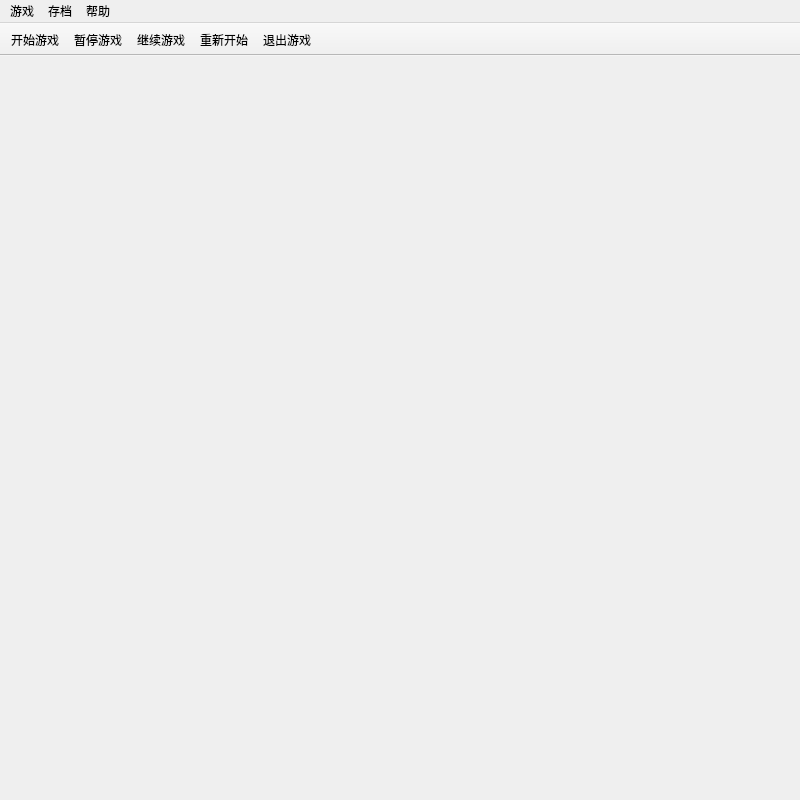
<?xml version="1.0" encoding="UTF-8"?>
<ui version="4.0">
 <class>GameWindow</class>
 <widget class="QMainWindow" name="GameWindow">
  <property name="geometry">
   <rect>
    <x>0</x>
    <y>0</y>
    <width>800</width>
    <height>800</height>
   </rect>
  </property>
  <property name="sizePolicy">
   <sizepolicy hsizetype="Preferred" vsizetype="Preferred">
    <horstretch>0</horstretch>
    <verstretch>0</verstretch>
   </sizepolicy>
  </property>
  <property name="minimumSize">
   <size>
    <width>800</width>
    <height>800</height>
   </size>
  </property>
  <property name="maximumSize">
   <size>
    <width>1200</width>
    <height>1200</height>
   </size>
  </property>
  <property name="windowTitle">
   <string>GameWindow</string>
  </property>
  <widget class="QWidget" name="centralwidget">
   <property name="minimumSize">
    <size>
     <width>1000</width>
     <height>1000</height>
    </size>
   </property>
   <property name="maximumSize">
    <size>
     <width>1000</width>
     <height>1000</height>
    </size>
   </property>
   <layout class="QHBoxLayout" name="horizontalLayout"/>
  </widget>
  <widget class="QMenuBar" name="menubar">
   <property name="geometry">
    <rect>
     <x>0</x>
     <y>0</y>
     <width>800</width>
     <height>26</height>
    </rect>
   </property>
   <widget class="QMenu" name="menu">
    <property name="title">
     <string>游戏</string>
    </property>
    <addaction name="actionStart"/>
    <addaction name="separator"/>
    <addaction name="actionPause"/>
    <addaction name="actionContinue"/>
    <addaction name="separator"/>
    <addaction name="actionRestart"/>
    <addaction name="separator"/>
    <addaction name="actionExit"/>
   </widget>
   <widget class="QMenu" name="menu_2">
    <property name="title">
     <string>帮助</string>
    </property>
    <addaction name="actionView_Help"/>
    <addaction name="separator"/>
    <addaction name="actionAbout"/>
   </widget>
   <widget class="QMenu" name="menu_3">
    <property name="title">
     <string>存档</string>
    </property>
    <addaction name="actionSave"/>
    <addaction name="actionLoad"/>
   </widget>
   <addaction name="menu"/>
   <addaction name="menu_3"/>
   <addaction name="menu_2"/>
  </widget>
  <widget class="QToolBar" name="toolBar">
   <property name="windowTitle">
    <string>toolBar</string>
   </property>
   <property name="movable">
    <bool>false</bool>
   </property>
   <attribute name="toolBarArea">
    <enum>TopToolBarArea</enum>
   </attribute>
   <attribute name="toolBarBreak">
    <bool>false</bool>
   </attribute>
   <addaction name="actionStart"/>
   <addaction name="actionPause"/>
   <addaction name="actionContinue"/>
   <addaction name="actionRestart"/>
   <addaction name="actionExit"/>
  </widget>
  <action name="actionStart">
   <property name="icon">
    <iconset resource="icons.qrc">
     <normaloff>:/game/icons/play.png</normaloff>:/game/icons/play.png</iconset>
   </property>
   <property name="text">
    <string>开始游戏</string>
   </property>
  </action>
  <action name="actionPause">
   <property name="icon">
    <iconset resource="icons.qrc">
     <normaloff>:/game/icons/pause.png</normaloff>:/game/icons/pause.png</iconset>
   </property>
   <property name="text">
    <string>暂停游戏</string>
   </property>
  </action>
  <action name="actionContinue">
   <property name="icon">
    <iconset resource="icons.qrc">
     <normaloff>:/game/icons/resume.png</normaloff>:/game/icons/resume.png</iconset>
   </property>
   <property name="text">
    <string>继续游戏</string>
   </property>
  </action>
  <action name="actionRestart">
   <property name="icon">
    <iconset resource="icons.qrc">
     <normaloff>:/game/icons/restart.png</normaloff>:/game/icons/restart.png</iconset>
   </property>
   <property name="text">
    <string>重新开始</string>
   </property>
  </action>
  <action name="actionSave">
   <property name="icon">
    <iconset resource="icons.qrc">
     <normaloff>:/save/icons/save.png</normaloff>:/save/icons/save.png</iconset>
   </property>
   <property name="text">
    <string>保存游戏</string>
   </property>
  </action>
  <action name="actionLoad">
   <property name="icon">
    <iconset resource="icons.qrc">
     <normaloff>:/save/icons/loadfile.png</normaloff>:/save/icons/loadfile.png</iconset>
   </property>
   <property name="text">
    <string>载入游戏</string>
   </property>
  </action>
  <action name="actionExit">
   <property name="icon">
    <iconset resource="icons.qrc">
     <normaloff>:/game/icons/exit.png</normaloff>:/game/icons/exit.png</iconset>
   </property>
   <property name="text">
    <string>退出游戏</string>
   </property>
  </action>
  <action name="actionView_Help">
   <property name="text">
    <string>查看帮助</string>
   </property>
  </action>
  <action name="actionAbout">
   <property name="text">
    <string>关于本游戏</string>
   </property>
  </action>
 </widget>
 <resources>
  <include location="icons.qrc"/>
 </resources>
 <connections>
  <connection>
   <sender>actionExit</sender>
   <signal>triggered()</signal>
   <receiver>GameWindow</receiver>
   <slot>close()</slot>
   <hints>
    <hint type="sourcelabel">
     <x>-1</x>
     <y>-1</y>
    </hint>
    <hint type="destinationlabel">
     <x>399</x>
     <y>399</y>
    </hint>
   </hints>
  </connection>
 </connections>
</ui>
